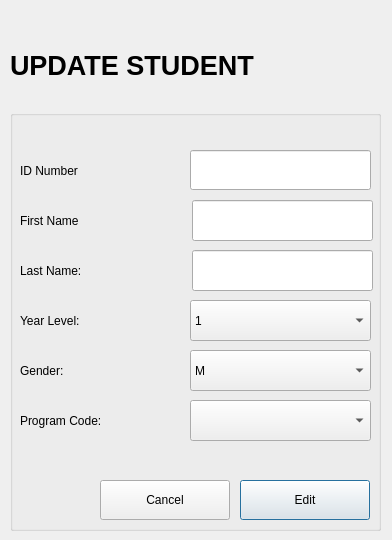
<?xml version="1.0" encoding="UTF-8"?>
<ui version="4.0">
 <class>Dialog</class>
 <widget class="QDialog" name="Dialog">
  <property name="geometry">
   <rect>
    <x>0</x>
    <y>0</y>
    <width>392</width>
    <height>540</height>
   </rect>
  </property>
  <property name="windowTitle">
   <string>Dialog</string>
  </property>
  <widget class="QGroupBox" name="groupBox">
   <property name="geometry">
    <rect>
     <x>10</x>
     <y>110</y>
     <width>371</width>
     <height>421</height>
    </rect>
   </property>
   <property name="title">
    <string/>
   </property>
   <widget class="QLineEdit" name="updateIDNumber">
    <property name="geometry">
     <rect>
      <x>180</x>
      <y>40</y>
      <width>181</width>
      <height>40</height>
     </rect>
    </property>
   </widget>
   <widget class="QLineEdit" name="updateFirstName">
    <property name="geometry">
     <rect>
      <x>182</x>
      <y>90</y>
      <width>181</width>
      <height>41</height>
     </rect>
    </property>
   </widget>
   <widget class="QLineEdit" name="updateLastName">
    <property name="geometry">
     <rect>
      <x>182</x>
      <y>140</y>
      <width>181</width>
      <height>41</height>
     </rect>
    </property>
   </widget>
   <widget class="QComboBox" name="updateYearLevelComboBox">
    <property name="geometry">
     <rect>
      <x>180</x>
      <y>190</y>
      <width>181</width>
      <height>41</height>
     </rect>
    </property>
    <item>
     <property name="text">
      <string>1</string>
     </property>
    </item>
    <item>
     <property name="text">
      <string>2</string>
     </property>
    </item>
    <item>
     <property name="text">
      <string>3</string>
     </property>
    </item>
    <item>
     <property name="text">
      <string>4</string>
     </property>
    </item>
   </widget>
   <widget class="QComboBox" name="updateGenderComboBox">
    <property name="geometry">
     <rect>
      <x>180</x>
      <y>240</y>
      <width>181</width>
      <height>41</height>
     </rect>
    </property>
    <item>
     <property name="text">
      <string>M</string>
     </property>
    </item>
    <item>
     <property name="text">
      <string>F</string>
     </property>
    </item>
   </widget>
   <widget class="QComboBox" name="updateProgramCodeComboBox">
    <property name="geometry">
     <rect>
      <x>180</x>
      <y>290</y>
      <width>181</width>
      <height>41</height>
     </rect>
    </property>
   </widget>
   <widget class="QLabel" name="label_2">
    <property name="geometry">
     <rect>
      <x>10</x>
      <y>40</y>
      <width>161</width>
      <height>41</height>
     </rect>
    </property>
    <property name="text">
     <string>ID Number</string>
    </property>
   </widget>
   <widget class="QLabel" name="label_3">
    <property name="geometry">
     <rect>
      <x>10</x>
      <y>90</y>
      <width>161</width>
      <height>41</height>
     </rect>
    </property>
    <property name="text">
     <string>First Name</string>
    </property>
   </widget>
   <widget class="QLabel" name="label_4">
    <property name="geometry">
     <rect>
      <x>10</x>
      <y>140</y>
      <width>161</width>
      <height>41</height>
     </rect>
    </property>
    <property name="text">
     <string>Last Name:</string>
    </property>
   </widget>
   <widget class="QLabel" name="label_5">
    <property name="geometry">
     <rect>
      <x>10</x>
      <y>190</y>
      <width>161</width>
      <height>41</height>
     </rect>
    </property>
    <property name="text">
     <string>Year Level:</string>
    </property>
   </widget>
   <widget class="QLabel" name="label_6">
    <property name="geometry">
     <rect>
      <x>10</x>
      <y>240</y>
      <width>161</width>
      <height>41</height>
     </rect>
    </property>
    <property name="text">
     <string>Gender:</string>
    </property>
   </widget>
   <widget class="QLabel" name="label_7">
    <property name="geometry">
     <rect>
      <x>10</x>
      <y>290</y>
      <width>161</width>
      <height>41</height>
     </rect>
    </property>
    <property name="text">
     <string>Program Code:</string>
    </property>
   </widget>
   <widget class="QPushButton" name="pushButton">
    <property name="geometry">
     <rect>
      <x>230</x>
      <y>370</y>
      <width>130</width>
      <height>40</height>
     </rect>
    </property>
    <property name="text">
     <string>Edit</string>
    </property>
   </widget>
   <widget class="QPushButton" name="pushButton_2">
    <property name="geometry">
     <rect>
      <x>90</x>
      <y>370</y>
      <width>130</width>
      <height>40</height>
     </rect>
    </property>
    <property name="text">
     <string>Cancel</string>
    </property>
   </widget>
  </widget>
  <widget class="QLabel" name="label">
   <property name="geometry">
    <rect>
     <x>10</x>
     <y>20</y>
     <width>371</width>
     <height>91</height>
    </rect>
   </property>
   <property name="font">
    <font>
     <pointsize>20</pointsize>
     <weight>75</weight>
     <bold>true</bold>
    </font>
   </property>
   <property name="text">
    <string>UPDATE STUDENT</string>
   </property>
  </widget>
 </widget>
 <resources/>
 <connections/>
</ui>
